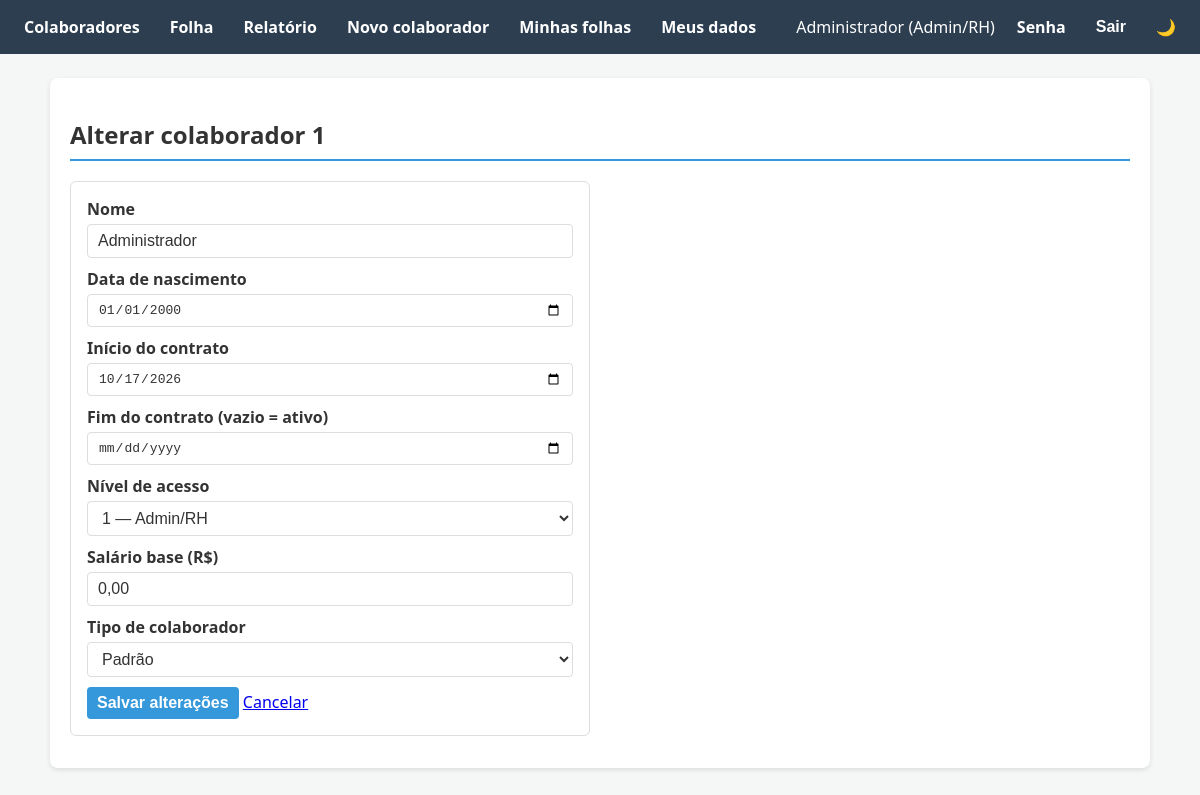
The app's page /colaboradores/1/editar (signed in) with its own data.
### tables this page shows
CREATE TABLE colaborador (
    matricula               INTEGER PRIMARY KEY AUTOINCREMENT,
    nome                    TEXT    NOT NULL CHECK (length(trim(nome)) > 0),
    data_nascimento         TEXT    NOT NULL,
    data_cadastro           TEXT    NOT NULL DEFAULT (date('now')),
    data_inicio_contrato    TEXT    NOT NULL,
    data_fim_contrato       TEXT,                       -- NULL = contrato ativo
    nivel_acesso            INTEGER NOT NULL CHECK (nivel_acesso IN (1,2,3)), -- 1 Admin/RH, 2 Financeiro, 3 Comum
    status                  TEXT    NOT NULL DEFAULT 'Ativo' CHECK (status IN ('Ativo','Inativo')),
    senha_hash              TEXT    NOT NULL,
    tipo                    TEXT    NOT NULL CHECK (tipo IN ('PADRAO','COMISSIONADO','PRODUCAO')),
    salario_base_centavos   INTEGER NOT NULL CHECK (salario_base_centavos >= 0),
    percentual_comissao_bp  INTEGER NOT NULL DEFAULT 0 CHECK (percentual_comissao_bp >= 0), -- 5,50% = 550
    valor_unidade_centavos  INTEGER NOT NULL DEFAULT 0 CHECK (valor_unidade_centavos >= 0),
    CHECK (data_fim_contrato IS NULL OR data_fim_contrato >= data_inicio_contrato)
);

### app/colaboradores.py (the view, shortened to what this page needs)
@bp.route("/colaboradores/<int:matricula>/editar", methods=["GET", "POST"])
@nivel_exigido(1)
def editar(matricula):
    c = _obter_ou_404(matricula)
    v, erros = _valores_do_banco(c), {}
    return render_template("colaborador_form.html", v=v, erros=erros, editar=True,
                           matricula=matricula), (400 if erros else 200)

### app/auth.py (called while the page is built)
def nivel_exigido(*niveis):
    def decorador(view):
        @wraps(view)
        def envelope(*args, **kwargs):
            if g.usuario is None:
                return redirect(url_for("auth.login"))
            if g.usuario["nivel_acesso"] not in niveis:
                abort(403)
            return view(*args, **kwargs)
        return envelope
    return decorador

### app/colaboradores.py (called while the page is built)
def _valores_do_banco(c):
    return {"nome": c["nome"], "data_nascimento": c["data_nascimento"],
            "data_inicio_contrato": c["data_inicio_contrato"],
            "data_fim_contrato": c["data_fim_contrato"] or "",
            "nivel_acesso": str(c["nivel_acesso"]), "tipo": c["tipo"],
            "salario_base": regras.reais_campo(c["salario_base_centavos"]),
            "percentual_comissao": regras.pct_campo(c["percentual_comissao_bp"]),
            "valor_unidade": regras.reais_campo(c["valor_unidade_centavos"])}

def _obter_ou_404(matricula):
    c = get_db().execute("SELECT * FROM colaborador WHERE matricula = ?", (matricula,)).fetchone()
    if c is None:
        abort(404)
    return c

### app/db.py (called while the page is built)
def get_db():
    if "db" not in g:
        g.db = sqlite3.connect(current_app.config["DATABASE"])
        g.db.row_factory = sqlite3.Row
        g.db.execute("PRAGMA foreign_keys = ON")
    return g.db

### app/regras.py (called while the page is built)
def reais_campo(c) -> str:
    r, cent = divmod(int(c), 100)
    return f"{r},{cent:02d}"

def pct_campo(bp) -> str:
    return f"{int(bp) // 100},{int(bp) % 100:02d}"

### app/templates/colaborador_form.html (shortened to what this page needs)
{% extends "base.html" %}
{% block conteudo %}
<h2>{{ 'Alterar colaborador ' ~ matricula if editar else 'Novo colaborador' }}</h2>
<form method="post" class="card estreito" data-form-colaborador>
  <label>Nome <input name="nome" value="{{ v.get('nome', '') }}" required>{{ erro('nome') }}</label>
  <label>Data de nascimento <input type="date" name="data_nascimento" value="{{ v.get('data_nascimento', '') }}" required>{{ erro('data_nascimento') }}</label>
  <label>Início do contrato <input type="date" name="data_inicio_contrato" value="{{ v.get('data_inicio_contrato', '') }}" required>{{ erro('data_inicio_contrato') }}</label>
  <label>Fim do contrato (vazio = ativo) <input type="date" name="data_fim_contrato" value="{{ v.get('data_fim_contrato', '') or '' }}">{{ erro('data_fim_contrato') }}</label>
  <label>Nível de acesso
    <select name="nivel_acesso">
      <option value="1" {{ 'selected' if v.get('nivel_acesso') == '1' }}>1 — Admin/RH</option>
    </select>{{ erro('nivel_acesso') }}</label>
  <label>Salário base (R$) <input name="salario_base" value="{{ v.get('salario_base', '') }}" placeholder="3000,00" required>{{ erro('salario_base') }}</label>
  <label>Tipo de colaborador
    <select name="tipo" id="tipo">
      {% for codigo, nome in TIPOS.items() %}<option value="{{ codigo }}" {{ 'selected' if v.get('tipo') == codigo }}>{{ nome }}</option>{% endfor %}
    </select>{{ erro('tipo') }}</label>
  <button type="submit">{{ 'Salvar alterações' if editar else 'Confirmar cadastro' }}</button>
  <a href="{{ url_for('colaboradores.lista') }}">Cancelar</a>
</form>
{% endblock %}

### app/templates/base.html (shortened to what this page needs)
<!doctype html>
<html lang="pt-BR" data-theme="light">
<head>
  <link rel="stylesheet" href="{{ url_for('static', filename='style.css') }}">
</head>
<body>
{% if usuario %}
<nav class="navbar">
  <div class="links">
    {% if usuario.nivel_acesso in (1, 2) %}
      <a href="{{ url_for('colaboradores.lista') }}">Colaboradores</a>
      <a href="{{ url_for('folha.lista') }}">Folha</a>
      <a href="{{ url_for('folha.relatorio') }}">Relatório</a>
    {% endif %}
    {% if usuario.nivel_acesso == 1 %}<a href="{{ url_for('colaboradores.novo') }}">Novo colaborador</a>{% endif %}
    <a href="{{ url_for('folha.minha_folha') }}">Minhas folhas</a>
    <a href="{{ url_for('colaboradores.meus_dados') }}">Meus dados</a>
  </div>
  <div class="links">
    <span>{{ usuario.nome }} ({{ usuario.nivel_acesso|nivel_nome }})</span>
    <a href="{{ url_for('auth.trocar_senha') }}">Senha</a>
    <form method="post" action="{{ url_for('auth.logout') }}" class="inline">
      <button class="link">Sair</button>
    </form>
    <button type="button" id="btn-tema" class="link">🌙</button>
  </div>
</nav>
{% endif %}
<main class="container">
  {% block conteudo %}{% endblock %}
</main>
</body>
</html>

### app/static/style.css (style rules this page uses)
:root { --bg:#f4f7f6; --card:#fff; --texto:#333; --nav:#2c3e50; --borda:#ddd; --th:#ecf0f1; --azul:#3498db; --vermelho:#e74c3c; --verde:#27ae60; }
* { box-sizing: border-box; }
body { margin:0; font-family:'Segoe UI',Tahoma,sans-serif; background:var(--bg); color:var(--texto); }
.navbar { background:var(--nav); padding:12px 16px; display:flex; justify-content:space-between; flex-wrap:wrap; gap:8px; }
.links { display:flex; gap:14px; align-items:center; flex-wrap:wrap; color:#fff; }
.navbar a, button.link { color:#fff; text-decoration:none; font-weight:bold; background:none; border:none; cursor:pointer; padding:4px 8px; font-size:1em; }
.container { max-width:1100px; margin:24px auto; background:var(--card); padding:20px; border-radius:8px; box-shadow:0 2px 5px rgba(0,0,0,.1); }
h2 { border-bottom:2px solid var(--azul); padding-bottom:8px; }
input, select, button, .botao { padding:7px 10px; border:1px solid var(--borda); border-radius:4px; background:var(--card); color:var(--texto); font-size:1em; }
button, .botao { background:var(--azul); color:#fff; border:none; cursor:pointer; font-weight:bold; text-decoration:none; display:inline-block; }
form.inline { display:inline; }
label { display:block; margin-bottom:10px; font-weight:600; }
label input, label select { display:block; width:100%; margin-top:4px; font-weight:normal; }
.estreito { max-width:520px; }
.card { border:1px solid var(--borda); padding:16px; border-radius:6px; margin-bottom:12px; }

### records on screen
colaborador: nome "Administrador", nivel_acesso|nivel_nome "Admin/RH", data_nascimento "01/01/2000", data_inicio_contrato "10/17/2026"

### other values on screen
{{ 'Alterar colaborador ' ~ matricula if editar else 'Novo colaborador' }} "Alterar colaborador 1"
{{ 'Salvar alterações' if editar else 'Confirmar cadastro' }} "Salvar alterações"
form field tipo "Padrão"
